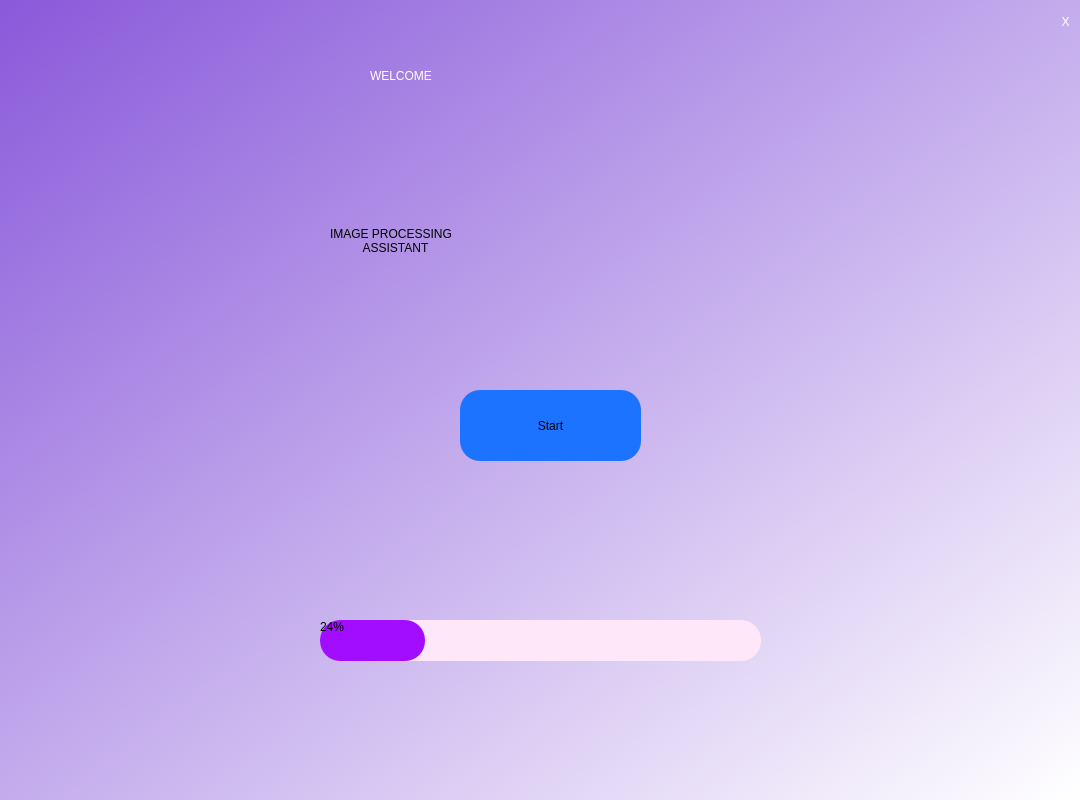
<?xml version="1.0" encoding="UTF-8"?>
<ui version="4.0">
 <class>Dialog</class>
 <widget class="QDialog" name="Dialog">
  <property name="geometry">
   <rect>
    <x>0</x>
    <y>0</y>
    <width>1080</width>
    <height>800</height>
   </rect>
  </property>
  <property name="minimumSize">
   <size>
    <width>1080</width>
    <height>800</height>
   </size>
  </property>
  <property name="windowTitle">
   <string>Dialog</string>
  </property>
  <widget class="QWidget" name="bgwidget" native="true">
   <property name="geometry">
    <rect>
     <x>0</x>
     <y>0</y>
     <width>1080</width>
     <height>800</height>
    </rect>
   </property>
   <property name="minimumSize">
    <size>
     <width>1080</width>
     <height>800</height>
    </size>
   </property>
   <property name="maximumSize">
    <size>
     <width>770</width>
     <height>550</height>
    </size>
   </property>
   <property name="styleSheet">
    <string notr="true">QWidget#bgwidget{
background-color: qlineargradient(spread:pad, x1:0, y1:0, x2:1, y2:1, stop:0 rgba(137, 89, 218, 255), stop:1 rgba(255, 255, 255, 255));
}</string>
   </property>
   <widget class="QLabel" name="label_3">
    <property name="geometry">
     <rect>
      <x>370</x>
      <y>-20</y>
      <width>491</width>
      <height>191</height>
     </rect>
    </property>
    <property name="styleSheet">
     <string notr="true"> color:rgb(255, 255, 255);
font: 75 italic 50pt &quot;Comic Sans MS&quot;;</string>
    </property>
    <property name="text">
     <string>WELCOME</string>
    </property>
   </widget>
   <widget class="QLabel" name="label_4">
    <property name="geometry">
     <rect>
      <x>330</x>
      <y>180</y>
      <width>641</width>
      <height>121</height>
     </rect>
    </property>
    <property name="styleSheet">
     <string notr="true">border-radius:50px;
font: 30pt &quot;Cooper Black&quot;;


</string>
    </property>
    <property name="text">
     <string>IMAGE PROCESSING
          ASSISTANT</string>
    </property>
   </widget>
   <widget class="QPushButton" name="start">
    <property name="geometry">
     <rect>
      <x>460</x>
      <y>390</y>
      <width>181</width>
      <height>71</height>
     </rect>
    </property>
    <property name="styleSheet">
     <string notr="true">border-radius:20px;
background-color: rgb(28, 115, 255);
font: 32pt &quot;MS Shell Dlg 2&quot;;</string>
    </property>
    <property name="text">
     <string>Start</string>
    </property>
   </widget>
   <widget class="QProgressBar" name="progressBar">
    <property name="geometry">
     <rect>
      <x>320</x>
      <y>620</y>
      <width>441</width>
      <height>41</height>
     </rect>
    </property>
    <property name="styleSheet">
     <string notr="true">QProgressBar{
border-radius:20px;
background-color: #ffe7fa;
}
QProgressBar::chunk{
border-radius:20px;
background-color:#a20cff
}</string>
    </property>
    <property name="value">
     <number>24</number>
    </property>
   </widget>
   <widget class="QPushButton" name="pushButton">
    <property name="geometry">
     <rect>
      <x>1050</x>
      <y>10</y>
      <width>31</width>
      <height>23</height>
     </rect>
    </property>
    <property name="styleSheet">
     <string notr="true">QPushButton{
	font: 63 16pt &quot;Bahnschrift SemiBold&quot;;
	color: rgb(255, 255, 255);
border-radius:15px;

}
</string>
    </property>
    <property name="text">
     <string>X</string>
    </property>
   </widget>
  </widget>
 </widget>
 <resources/>
 <connections/>
</ui>
